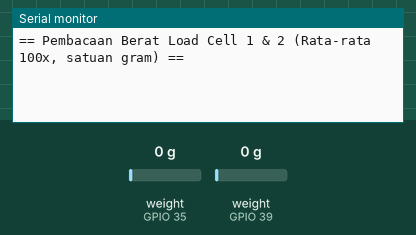
Recording of a sketch running on a simulated ESP32. On the bench: the last lines printed to the serial monitor. The test bench sets the inputs (shaded band); at power-on: weight on the scale (sensors on GPIO 35, GPIO 39) 0 g.

Above: at 3.2 s.
3.3 s: weight on the scale (sensor on GPIO 35) set to 100 g
At 5.2 s:
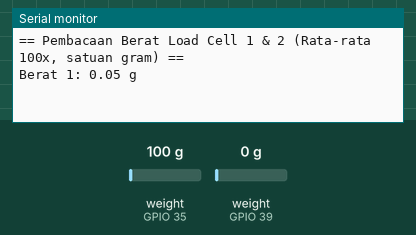
5.9 s: weight on the scale (sensor on GPIO 39) set to 100 g
At 8.0 s:
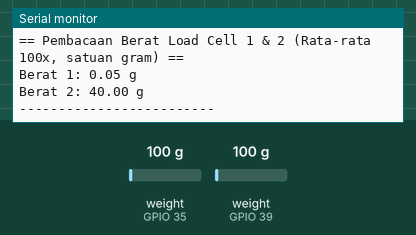
8.3 s: weight on the scale (sensor on GPIO 35) set to 1250 g
9.8 s: weight on the scale (sensor on GPIO 39) set to 1250 g
At 11.0 s:
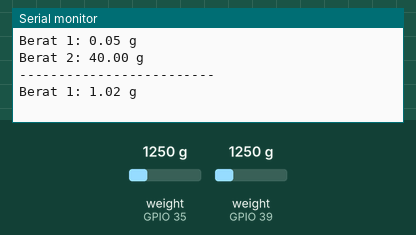

Measured:
- after the input at 3.3 s, the serial monitor: prints a new line after 1.1 s (image 1)
- after the input at 5.9 s, the serial monitor: prints a new line after 0.90 s (image 2)

The sketch:

loadcell.ino
```cpp
#include "HX711.h"

// ---------------- PIN MAPPING ----------------
const int LOADCELL1_DOUT = 35;
const int LOADCELL1_SCK  = 18;
const int LOADCELL2_DOUT = 39;
const int LOADCELL2_SCK  = 19;

HX711 scale1;
HX711 scale2;

// ---------------- KALIBRASI ----------------
// Ganti nilai ini dengan hasil kalibrasi dari proses kalibrasi sebelumnya
float cal1 = -44938.971;   // contoh hasil kalibrasi load cell 1 (gram)
float cal2 = -104.586;   // contoh hasil kalibrasi load cell 2 (gram)

// ---------------- PENGATURAN PEMBACAAAN ----------------
const int NUM_SAMPLES = 20;   // jumlah pembacaan untuk rata-rata
const int SAMPLE_DELAY = 20;   // jeda antar pembacaan (ms) → 20 ms = total ~2 detik per 100 pembacaan

void setup() {
  Serial.begin(115200);

  // Inisialisasi Load Cell 1
  scale1.begin(LOADCELL1_DOUT, LOADCELL1_SCK);
  scale1.set_scale(cal1);
  scale1.tare();

  // Inisialisasi Load Cell 2
  scale2.begin(LOADCELL2_DOUT, LOADCELL2_SCK);
  scale2.set_scale(cal2);
  scale2.tare();

  Serial.println("== Pembacaan Berat Load Cell 1 & 2 (Rata-rata 100x, satuan gram) ==");
}

void loop() {
  // Pembacaan Load Cell 1
  if (scale1.is_ready()) {
    float total1 = 0;
    for (int i = 0; i < NUM_SAMPLES; i++) {
      total1 += scale1.get_units(1);
      delay(SAMPLE_DELAY);
    }
    float weight1 = total1 / NUM_SAMPLES;
    Serial.print("Berat 1: ");
    Serial.print(weight1, 2);
    Serial.println(" g");
  } else {
    Serial.println("Load Cell 1 belum siap");
  }

  // Pembacaan Load Cell 2
  if (scale2.is_ready()) {
    float total2 = 0;
    for (int i = 0; i < NUM_SAMPLES; i++) {
      total2 += scale2.get_units(1);
      delay(SAMPLE_DELAY);
    }
    float weight2 = total2 / NUM_SAMPLES;
    Serial.print("Berat 2: ");
    Serial.print(weight2, 2);
    Serial.println(" g");
  } else {
    Serial.println("Load Cell 2 belum siap");
  }

  // (Opsional) Total gabungan dua load cell
  Serial.println("-------------------------");
  delay(1000); // tampil setiap 1 detik setelah pembacaan selesai
}
```
